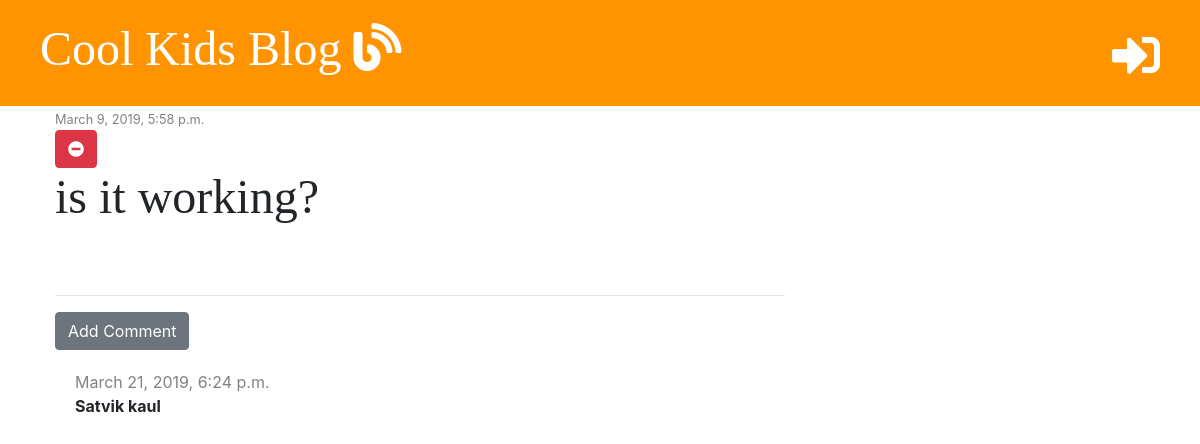
Page /post/6/ on the committed database.
### blog/models.py (models this page shows, shortened)
class Post(models.Model):
    author = models.ForeignKey('auth.User', on_delete=models.CASCADE)
    title = models.CharField(max_length=200)
    text = models.TextField()
    created_date = models.DateTimeField(default=timezone.now)
    published_date = models.DateTimeField(blank=True, null=True)

class Comment(models.Model):
    post = models.ForeignKey('blog.Post', on_delete=models.CASCADE, related_name='comments')
    author = models.CharField(max_length=200)
    text = models.TextField()
    created_date = models.DateTimeField(default=timezone.now)
    approved = models.BooleanField(default = False)

### blog/views.py (the view)
# urls.py: path('post/<int:pk>/', views.post_detail, name='post_detail'),
def post_detail(request, pk):
    post = get_object_or_404(Post, pk=pk)
    stuff_for_frontend = {'post' : post}
    return render(request, 'blog/post_detail.html', stuff_for_frontend)

### blog/templatetags/markdownify.py (called while the page is built)
@register.filter
def markdown(value):
    renderer = HighlightRenderer()
    markdown = mistune.Markdown(renderer=renderer)
    return markdown(value)

### blog/templates/blog/post_detail.html (shortened to what this page needs)
{% extends 'blog/base.html' %}
{% load markdownify %}
{% block content %}
    <div class="post">
        {% if post.published_date %}
            <div class="date">
                <small>{{ post.published_date }}</small>
            </div>
            {% else %}
                  <a href="{% url 'post_publish' pk=post.pk %}" class="btn btn-primary">Publish</a>
        {% endif %}
        <a href="{% url 'post_delete' pk=post.pk %}" class="btn btn-danger"
        onclick="return confirm('Are you sure you want to permanently DELETE this post ?')">
        <i class="fas fa-minus-circle" ></i></a>
        <h1>{{ post.title }}</h1>
    </div>
    <hr>
    <a href="{% url 'add_comment_to_post' pk=post.pk %}" class="btn btn-secondary">Add Comment</a>
    {% for comment in post.comments.all %}
        {% if user.is_authenticated or comment.approved %}
        <div class="comment">
          <div class="date">
            {{ comment.created_date }}
          </div>
          <strong>{{ comment.author }}</strong>
        </div>
        {% endif %}
    {% empty %}
          <p>No Comments yet...</p>
    {% endfor %}
{% endblock %}

### blog/static/css/blog.css (style rules this page uses)
h1, h2, h3, h4 { font-family: 'Tangerine', 'Inconsolata' , 'Droid Sans', serif; font-size: 48px; }
.date { color: #828282; }
.post { margin-bottom: 70px; }
.comment { margin: 20px 0px 20px 20px; }

### rows in the picture
Post: published_date "March 9, 2019, 5:58 p.m.", title "is it working?"
Comment: created_date "March 21, 2019, 6:24 p.m.", author "Satvik kaul"
